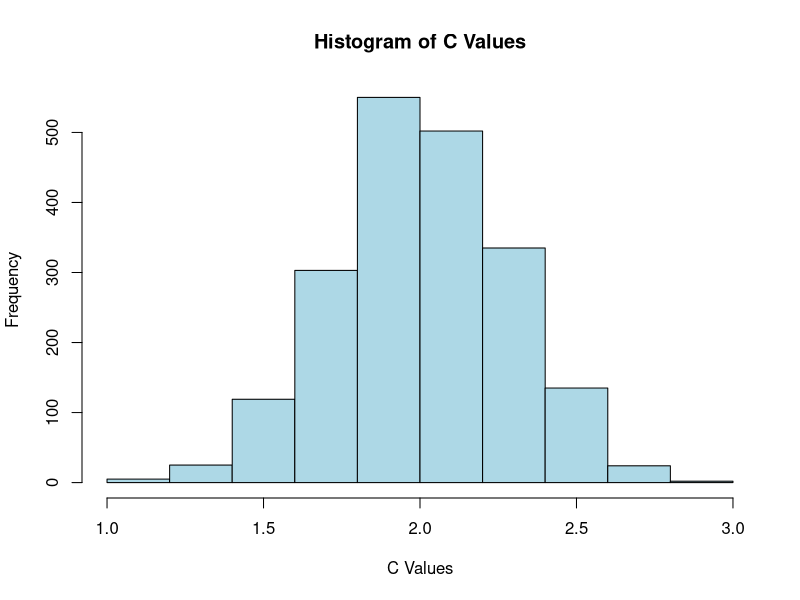

Write the R code that produced this figure.
## ---- chunk 1
library(gtools)
library(MASS)

df1 <- read.csv("Body_masses.csv")

df1$Body.mass <- log(df1$Body.mass)

results_df <- data.frame()

num_permutations <- 2000

for (i in 1:num_permutations) {
  
  perms <- sample(df1$Body.mass, length(df1$Body.mass), replace = FALSE)
  
  results_df <- rbind(results_df, data.frame(Permutation = i, Body.mass = perms))
}


calculate_sum_squared_differences <- function(vector) {
  squared_differences <- (vector[-1] - vector[-length(vector)])^2
  sum_squared_differences <- sum(squared_differences)
  mean_value <- mean(vector)
  differences <- vector - mean_value
  sum_of_differences <- sum((differences)^{2})
  c_value <- sum_squared_differences / sum_of_differences
  return(c_value)
}

c_value_df <- data.frame(Result = numeric(0))

for (i in 1:num_permutations) {
  perm_values <- results_df$Body.mass[results_df$Permutation == i]
  result <- calculate_sum_squared_differences(perm_values)
  c_value_df <- rbind(c_value_df, data.frame(Result = result))
}


# fitting a normal distribution to my results
fit <- fitdistr(c_value_df$Result, densfun = "normal")
mean_estimate <- fit$estimate["mean"]
sd_estimate <- fit$estimate["sd"]

# I thought it was normal now 
hist(c_value_df$Result, main = "Histogram of C Values", xlab = "C Values",
     ylab = "Frequency", col = "lightblue", border = "black")



## ---- chunk 2
library(ape)
library(igraph)
library(purrr)

tree_string <- "((((((Odocoileus_hemionus,Odocoileus_virginianus),Rangifer_tarandus),Alces_alces),((Dama_dama,Cervus_canadensis))),Antilocapra_americana));"

tree <- read.tree(text = tree_string)
edges<-tree$edge


# function that gives us the adjacency matrix from our original edge 
create_adjacency_matrix <- function(edges) {
  # Find the number of nodes, to get the size of our matrix
  nodes <- unique(as.vector(edges))
  num_nodes <- length(nodes)

  # Create an empty adjacency matrix
  adj_matrix <- matrix(0, nrow = num_nodes, ncol = num_nodes)

  # Recursively populate 
  for (i in 1:nrow(edges)) {
    #we look at the edge matrix and the right column are the from_nodes
    from_node <- edges[i, 1]
    #left columns
    to_node <- edges[i, 2]

    if (from_node %in% nodes) {
  #storing the first to_node as the right child, defined as 1
      adj_matrix[from_node, to_node] <- 1 
  #we remove from_node from the list
      nodes <- nodes[nodes != from_node]
    } else {
  #if it appears again then we assign the remaining child to the left, defined as 2
      adj_matrix[from_node, to_node] <- 2  
    }
  }

  return(adj_matrix)
}

case_matrix <-create_adjacency_matrix(edges)
print(case_matrix)

#finds children of a specific node in the adj matrix
find_children <- function(adj_matrix, node) {
  children_right <- which(adj_matrix[node,] == 1)  # Right child
  children_left <- which(adj_matrix[node,] == 2)  # Left child

  #no children
  if (identical(children_right, integer(0))) {
    result <- list(right = -1, left = -1)
  } else {
    result <- list(right = children_right, left = children_left)
  }
  

  return(result)
}


# Identify non-zero rows
non_zero_rows <- which(rowSums(case_matrix != 0) > 0)

comb_1 <- combn(non_zero_rows,1)
comb_2 <- combn(non_zero_rows,2)
comb_3 <- combn(non_zero_rows,3)

# Create a list of matrices
matrix_list <- list(comb_1, comb_2, comb_3)


extractColumns <- function(matrix_list) {
  result <- list()  # Create an empty list to store extracted columns
  
  # Iterate through each matrix in the list
  for (i in seq_along(matrix_list)) {
    current_matrix <- matrix_list[[i]]
    
    # Iterate through each column in the matrix
    for (j in seq(ncol(current_matrix))) {
      # Extract the j-th column from the current matrix
      current_column <- current_matrix[, j]
      
      # Add the extracted column to the result list
      result[[length(result) + 1]] <- current_column
    }
  }
  
  return(result)
}

# Example usage with your matrix_list
matrix_columns <- extractColumns(matrix_list)

permute_rows <- function(vector, adj_matrix) {
  for (n in vector) {
    left_child <- which(adj_matrix[n, ] == 1)
    right_child <- which(adj_matrix[n, ] == 2)

    adj_matrix[n, left_child] <- 2
    adj_matrix[n, right_child] <- 1
  }

  return(adj_matrix)
}

permute_matrix_combinations <- function(matrix_combinations, adj_matrix) {
  permuted_matrices_list <- list()

  for (i in seq_along(matrix_combinations)) {
    matrix_comb <- matrix_combinations[[i]]

    
    # Apply the function for each column vector in the matrix combination
    permuted_matrix <- adj_matrix
    for (j in seq_along(matrix_comb)) {
      vector <- matrix_comb[j]
      permuted_matrix <- permute_rows(vector, permuted_matrix)
    }

    # Save the permuted matrix
    permuted_matrices_list[[i]] <- permuted_matrix
    
   
    #print(permuted_matrix)
  }

  return(permuted_matrices_list)
}

result_permuted_matrices <- permute_matrix_combinations(matrix_columns, case_matrix)

get_edge_matrix <- function(adj_matrix) {
  num_nodes <- nrow(adj_matrix)
  edge_matrix <- matrix(NA, ncol = 2, nrow = 0)

  # We define what a child would look like in the adj matrix
  find_children <- function(parent, root) {
    children <- which(adj_matrix[parent, ] != 0)
    right_children <- children[adj_matrix[parent, children] == 1]
    left_children <- children[adj_matrix[parent, children] == 2]

    # We add the right children
    for (child in right_children) {
      edge <- c(parent, child)
      edge_matrix <<- rbind(edge_matrix, edge)

      # Recursion
      find_children(child, root)
    }

    # Then, add left children
    for (child in left_children) {
      edge <- c(parent, child)
      edge_matrix <<- rbind(edge_matrix, edge)

      # Recursion
      find_children(child, root)
    }
  }

   #Iterate through nodes to find roots and start find
  for (node in 1:num_nodes) {
    if (sum(adj_matrix[, node] != 0) == 0) {
      # Node is a root
      find_children(node, node)
    }
  }

  return(edge_matrix)
}

permute_rows <- function(vector, adj_matrix) {
  for (n in vector) {
    left_child <- which(adj_matrix[n, ] == 1)
    right_child <- which(adj_matrix[n, ] == 2)
    
    adj_matrix[n, left_child] <- 2
    adj_matrix[n, right_child] <- 1
  }
  
  return(adj_matrix)
}
 
  
edges_result <- lapply(result_permuted_matrices, get_edge_matrix)
print(edges_result)

extract_and_replace_numbers <- function(edge_matrix) {
  # Extract unique values between 1 and 7
  unique_values <- unique(edge_matrix)
  selected_values <- unique_values[unique_values >= 1 & unique_values <= 7]
  
  # Define a named vector for replacement
  replacement_values <- c("1" = 74, "2" = 57, "3" = 100, "4" = 384, "5" = 55, "6" = 300, "7" = 5)
  
  # Replace and return the values
  result <- replacement_values[as.character(selected_values)]
  return(result)
}

replaced_values_list <- lapply(edges_result, extract_and_replace_numbers)

calculate_c_value <- function(data_vector) {
  squared_differences <- (data_vector[-1] - data_vector[-length(data_vector)])^2
  sum_squared_differences <- sum(squared_differences)
  mean_value <- mean(data_vector)
  differences <- data_vector - mean_value
  sum_of_differences <- sum(differences^2)
  c_value <- sum_squared_differences / sum_of_differences
  return(c_value)
}


all_c_values <- lapply(replaced_values_list, calculate_c_value)

average_c_value <- mean(unlist(all_c_values))


threshold <- 2.084376
percentage_greater_than_or_equal <- mean(c_value_df$Result >= threshold) * 100

cat("Percentage of values larger than or equal to", threshold, "is:", percentage_greater_than_or_equal, "%")



## ---- chunk 3
# Install and load the igraph package if not already installed
if (!requireNamespace("igraph", quietly = TRUE)) {
  install.packages("igraph")
}
library(igraph)

# Your edge matrix
edge_matrix <- matrix(c(
  8, 9,
  9, 10,
  10, 11,
  11, 12,
  12, 13,
  13, 1,
  13, 2,
  12, 3,
  11, 4,
  10, 14,
  14, 15,
  15, 5,
  15, 6,
  9, 7
), ncol = 2, byrow = TRUE)

# Extract unique values
unique_values <- unique(edge_matrix)

# Extract numbers 1-7
result <- unique_values[unique_values >= 1 & unique_values <= 7]

# Print the result
print(result)
